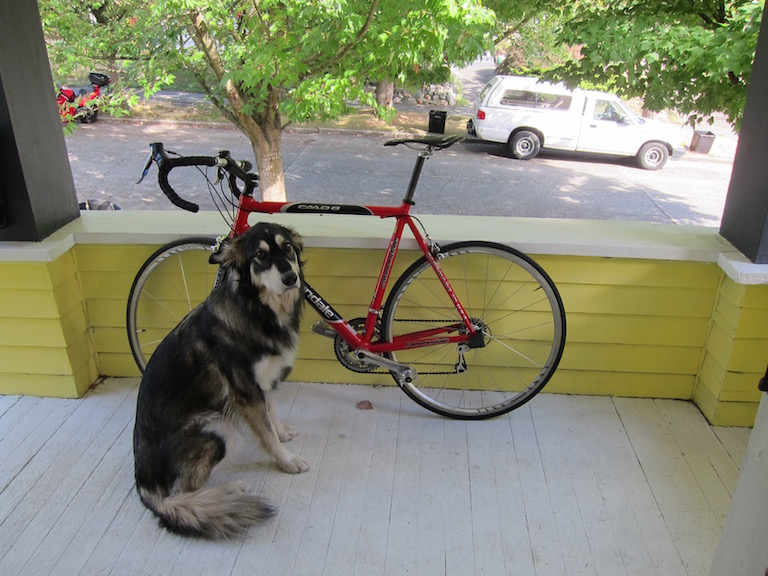
#> input picture object_detection/dog.jpg, 768 x 576 px
$ python image_stitching.py ../object_detection/dog.jpg ../object_detection/object-detection.jpg ../object_detection/object-detection.jpg
#> lines starting #> are read from the running program, lines starting #| are printed output that depends on the picture
from cv2 import cv2
import numpy as np
import matplotlib.pyplot as plt
import sys

featureType = {'SIFT', 'SURF','FREAK', 'LATCH', 'BoostDesc'}
class ImageStitching():
    def __init__(self, ratio = 0.85, min_batch = 10, featureName = 'SIFT', smothing_wd_sz = 800):
        self.ratio = 0.85
        self.min_batch = 10
        if featureName in featureType:
            self.feature = eval(f'cv2.xfeatures2d.{featureName}_create()')
        else:
            print('featureName is not in candidates')
        self.smoothing_window_size = smothing_wd_sz

    # [6 lines left out: function my_show, not called in this run]
    #feature points match method
    def bfMatcher(self, mode = cv2.NORM_L2):
        bfMatcher = cv2.BFMatcher(mode)
        return bfMatcher
    #feature points match method
    # [6 lines left out: function flannMatcher, not called in this run]


    def registration(self, img1, img2, method = 'bf'):
        kp1, des1 = self.feature.detectAndCompute(img1, None)
        kp2, des2 = self.feature.detectAndCompute(img2, None)
        if method == 'bf':
            matcher = self.bfMatcher()
        elif method == 'flann':
            matcher = self.flannMatcher()
        raw_matcher = matcher.knnMatch(des1,des2, k = 2)        #filter wrong match points Knnmatch:k=2,返回最匹配的两个
        good_points = []
        good_matches = []
        for m1, m2 in raw_matcher:
            if m1.distance < m2.distance * self.ratio:
                good_points.append((m1.trainIdx, m1.queryIdx))
                good_matches.append([m1])
        img3 = cv2.drawMatchesKnn(img1, kp1, img2, kp2, good_matches, None, flags = 2)
        cv2.imwrite('matching.jpg',img3)
        if len(good_points) > self.min_batch:
            img1_kp = np.float32([kp1[i].pt for (_, i) in good_points])
            img2_kp = np.float32([kp2[i].pt for (i, _) in good_points])
        H, status = cv2.findHomography(img2_kp, img1_kp, cv2.RANSAC, 5.0)  #RANSAC去噪，计算但应性矩阵
        return H

    #创建mask
    # [37 lines left out: functions create_mask, my_merge, not called in this run]

def main(argv1, argv2, argv3):
#> called with argv1 = '../object_detection/dog.jpg', argv2 = '../object_detection/object-detection.jpg', argv3 = '../object_detection/object-detection.jpg'
    img1 = cv2.imread(argv1,1)
#> img1 is the input picture: shape (576, 768, 3); mean B, G, R 114.1, 135.7, 134.4
    img2 = cv2.imread(argv2,1)
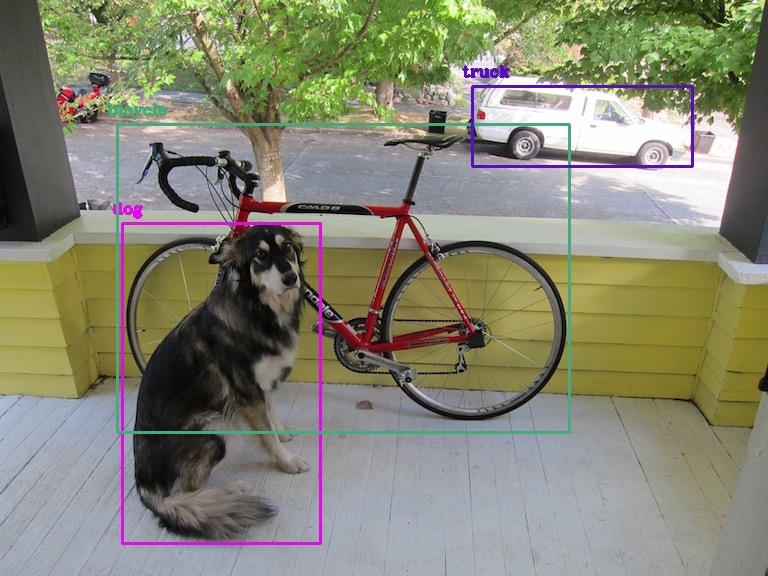
#> input picture object_detection/object-detection.jpg, 768 x 576 px
#> img2 is the input picture: shape (576, 768, 3); mean B, G, R 114.9, 134, 133.7
    plt.subplot(121)
    plt.imshow(cv2.cvtColor(img1, cv2.COLOR_BGR2RGB))
    plt.subplot(122)
    plt.imshow(cv2.cvtColor(img2, cv2.COLOR_BGR2RGB))
    image_stitching = ImageStitching()
    H = image_stitching.registration(img1, img2, argv3)
#> in registration, `kp1, des1 = self.feature.detectAndCompute(img1, None)`: kp1 = 2348 keypoints; strongest (x, y, size): (740, 79, 2), (87, 206, 2), (704, 73, 2), (692, 80, 1.9)
#> in registration, `kp2, des2 = self.feature.detectAndCompute(img2, None)`: kp2 = 2423 keypoints; strongest (x, y, size): (469, 72, 2.7), (740, 79, 2), (646, 83, 2.2), (87, 206, 2)
    result = image_stitching.my_merge(H, img1, img2)
    cv2.imwrite('panorama.jpg', result)

if __name__ == '__main__':
    try:
        main(sys.argv[1], sys.argv[2], sys.argv[3])
    except:
        print("error!")
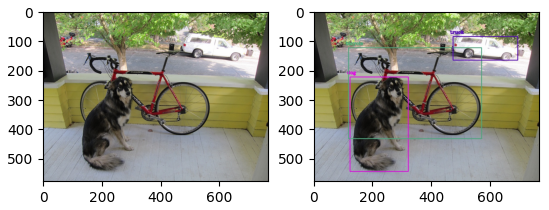
#> figure drawn by matplotlib, 2 panels
